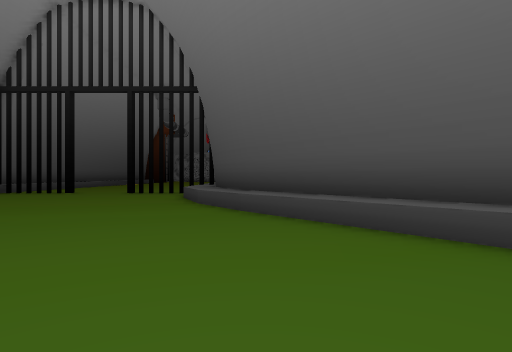
View 1 (above)

16 first-person views from a walk through a Unity game level. The camera is 1.4 m above the floor, looks level and sees 80° across. The floor is counted in squares, 2 m on a side. Each view is taken from the middle of a square. On the plan, view 1 faces up. The plan holds only what a view shows up to about 10 squares ahead; the rest is blank. The place goes on beyond the plan.

View 2
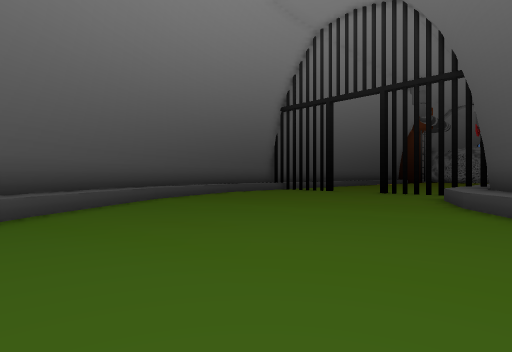

View 3
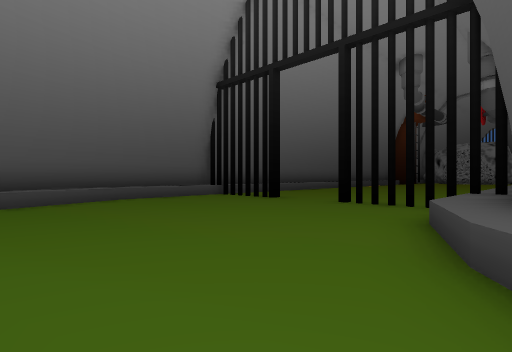

View 4
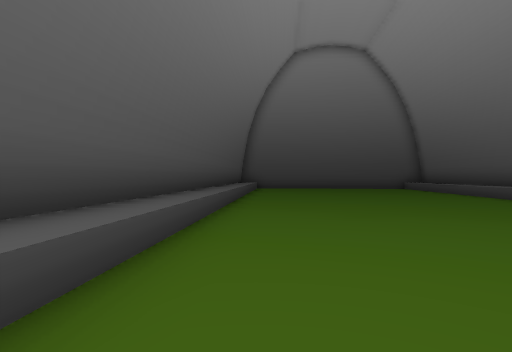

View 5
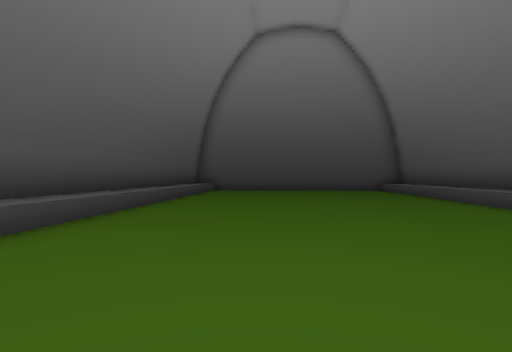

View 6
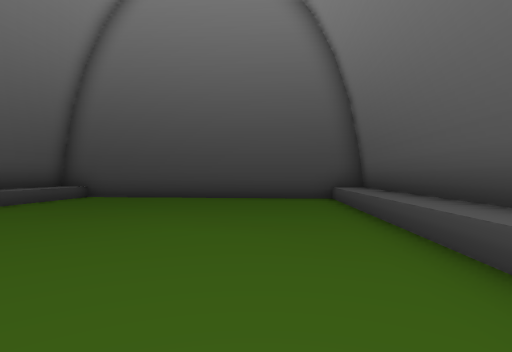

View 7
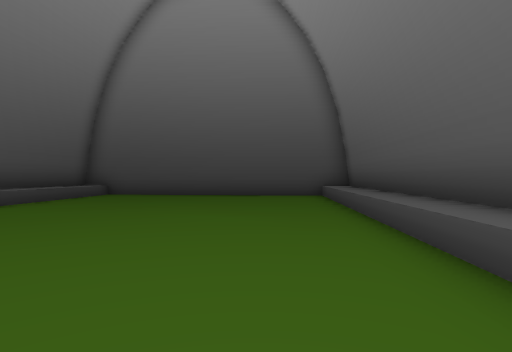

View 8
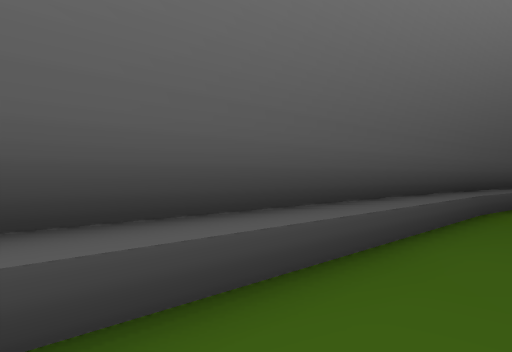

View 9
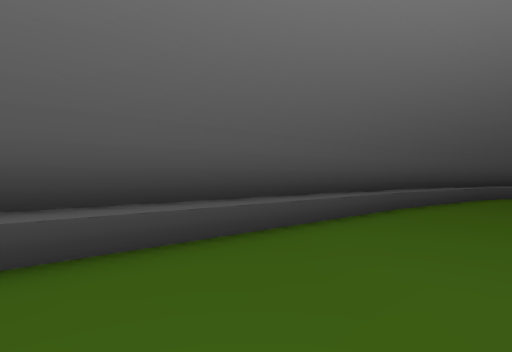

View 10
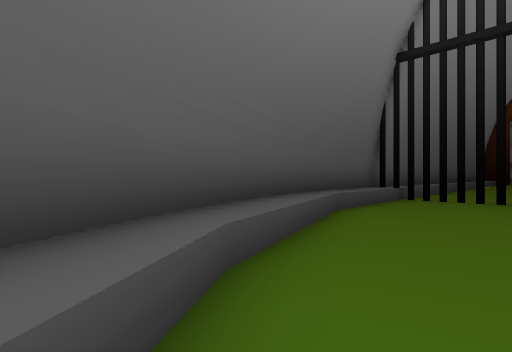

View 11
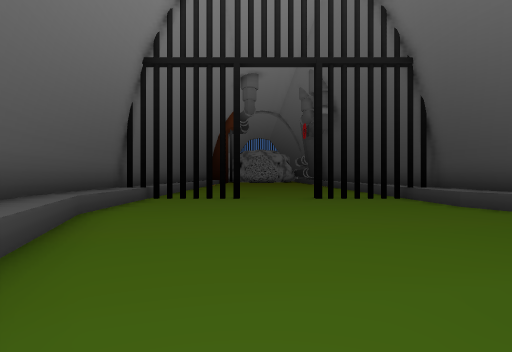

View 12
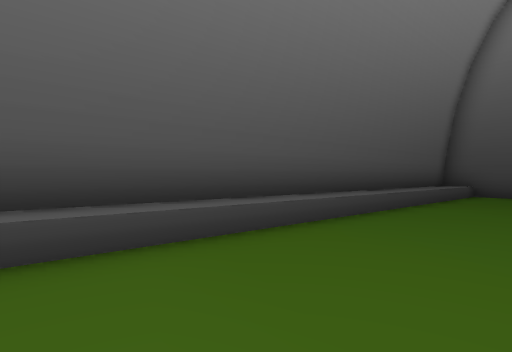

View 13
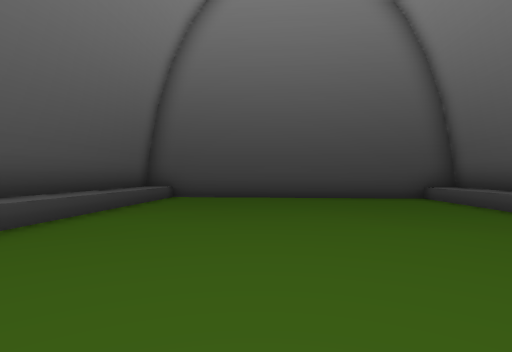

View 14
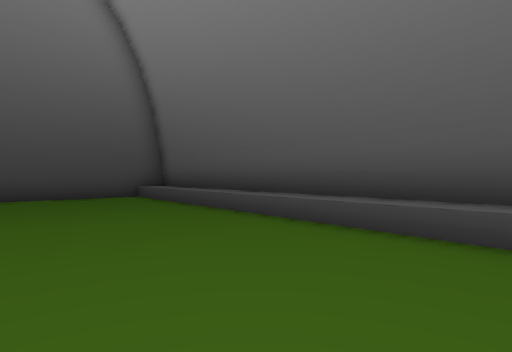

View 15
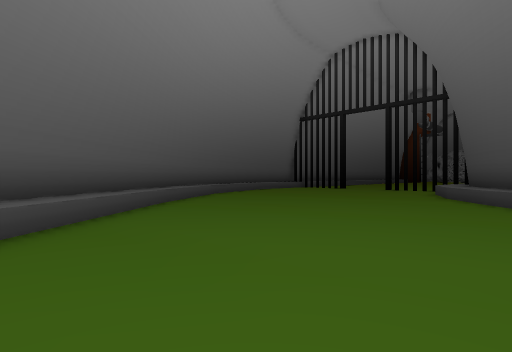

View 16
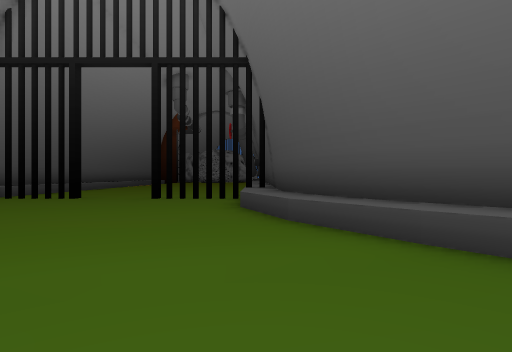

### Floor plan
Key: @ floor where view 1 was taken; # wall or solid block; x gap in a wall; . floor; = window, fence, low wall or low ledge; ^ raised ledge.
Columns run from 11 left of view 1 to 12 right of it. Each row starts with its distance up from view 1.
 13 #.##..###^#
 12 #x ......^#
 11 #........^#
 10 #........^#
  9 #........^^
  8 ^^........^#
  7 #^........^^#
  6 =#.........^^#
  5  ^^.........^^
  4  #^..........^^
  3   #^..........^#
  2   #^^..........^#
  1    #^..........^^#
  0     #^.....@....^^#
 -1      #^..........^^=
 -2      =#^..........^^
 -3       #^^..........^#
 -4        #^^..........^#
 -5         #^...........^#
 -6          #^..........^^#
 -7           ^^..........^
 -8            ^^........##
 -9            #^^......##
-10             #^^....##
-11              #^^..##
-12               #^.##
-13                ###

Positions as (right, up) in squares from view 1, and headings:
1: (0, 0), facing up
2: (0, 0), facing up-left
3: (-1, 5), facing up-left
4: (-1, 5), facing down-right
5: (-1, 2), facing down-right
6: (0, -4), facing down-right
7: (-1, -3), facing down-right
8: (-1, -3), facing left
9: (0, -2), facing left
10: (-7, 3), facing up-left
11: (-7, 3), facing up
12: (1, 0), facing right
13: (2, -2), facing down-right
14: (1, -2), facing down
15: (1, -3), facing up-left
16: (-2, 3), facing up
